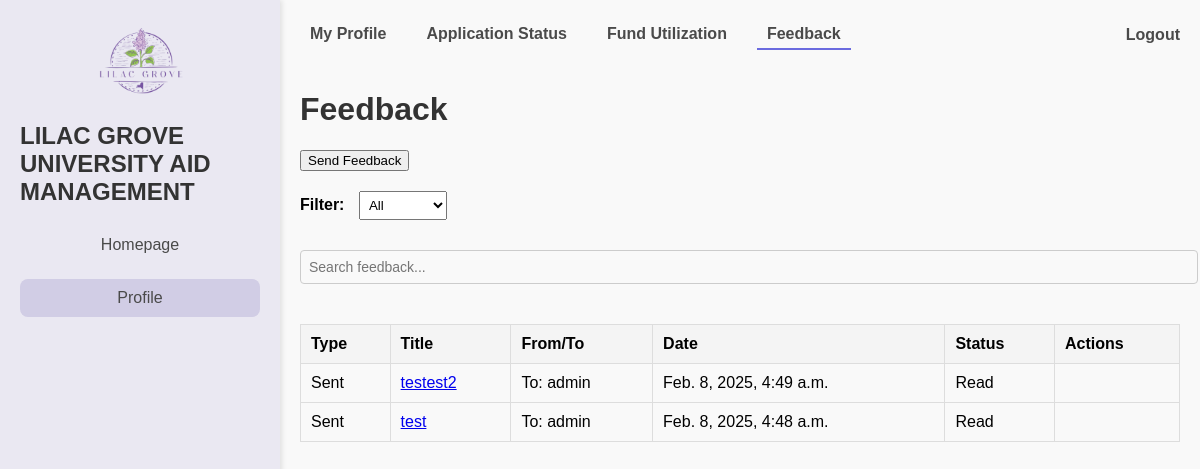
The page /profile/?tab=feedback (signed in) on the database as committed earlier.
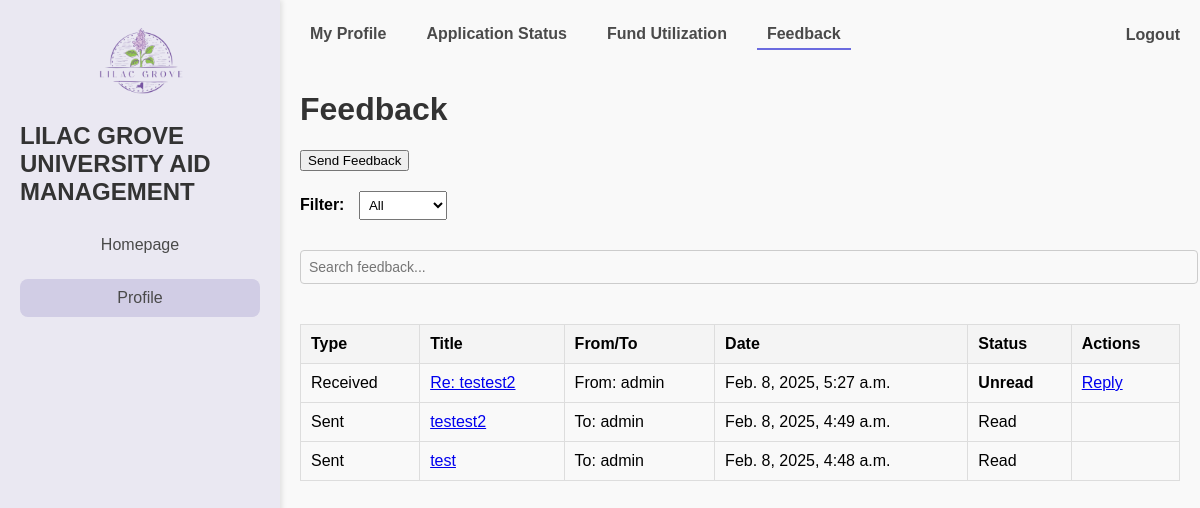
The same page on the database as committed later.
### feedbacks/models.py (models this page shows, shortened)
class Feedback(models.Model):
    CATEGORY_CHOICES = [
        ('system/application', 'System/Application'),
        ('aid_programs', 'Aid Programs'),
    ]
    sender = models.ForeignKey(settings.AUTH_USER_MODEL, related_name='sent_feedbacks', on_delete=models.CASCADE)
    receiver = models.ForeignKey(settings.AUTH_USER_MODEL, related_name='received_feedbacks', on_delete=models.CASCADE)
    title = models.CharField(max_length=255)
    message = models.TextField()
    category = models.CharField(max_length=20, choices=CATEGORY_CHOICES)
    attachment = models.FileField(upload_to='feedback_attachments/', blank=True, null=True)
    is_read = models.BooleanField(default=False)  # Track if the feedback is read
    created_at = models.DateTimeField(auto_now_add=True)
    updated_at = models.DateTimeField(auto_now=True)
    class Meta:
        db_table = 'feedback'

### users/models.py (models this page shows, shortened)
class Account(AbstractUser):
    ROLE_LIST = [
        ('student', 'Student'),
        ('officer', 'Aid Officer'),
        ('funder', 'Funder'),
        ('administrator', 'Administrator'),
    ]
    role = models.CharField(max_length=13, choices=ROLE_LIST)
    study_program = models.CharField(max_length=100, blank=True, null=True)  # only for Students
    years_of_study = models.IntegerField(blank=True, null=True)
    gpa = models.FloatField(blank=True, null=True)
    organization_name = models.CharField(max_length=255, blank=True, null=True)
    is_approved = models.BooleanField(default=False)
    phone_number = models.CharField(max_length=15, blank=True, null=True)
    created_at = models.DateTimeField(default=now)
    updated_at = models.DateTimeField(auto_now=True)
    class Meta:
        db_table = 'users_masterlist'

### users/views.py (the view)
# urls.py: path('profile/', views.dashboard, name = 'dashboard'),
@login_required
def dashboard(request):
    role_dashboard_map = {
        'administrator': admin_dashboard,
        'student': student_dashboard,
        'officer': officer_dashboard,
        'funder': funder_dashboard,
    }
    user_role = request.user.role
    if user_role in role_dashboard_map:
        return role_dashboard_map[user_role](request)
    else:
        messages.error(request, "Your role is not recognized. Please contact support.")
        return redirect('home')  # Redirect to a safe fallback page

### users/views.py (called while the page is built)
def role_required(role_name):
    def decorator(view_func):
        def wrapper(request, *args, **kwargs):
            if request.user.role != role_name:
                raise PermissionDenied("You do not have permission to access this page.")
            return view_func(request, *args, **kwargs)
        return wrapper
    return decorator

### users/templates/dashboards/dashboard.html (shortened to what the changed rows need)
{% extends "base.html" %}
{% load static %}
{% block statics %}
    <link rel="stylesheet" href="{% static 'css/Dashboard.css' %}">
{% endblock statics %}
{% block content %}
    <div class="container">
        <aside class="sidebar">
            <div class="logo">
                <h1>LILAC GROVE UNIVERSITY AID MANAGEMENT</h1>
            </div>
        </aside>
        <main class="content">
            <div class="navbar">
                <div class="tabs">
                    {% for item in navbar_content %}
                    <a href="{% url 'dashboard' %}?tab={{ item.tab }}" class="tab {% if active_tab == item.tab %}active{% endif %}">
                        {{ item.name }}
                    </a>
                    {% endfor %}
                </div>
            </div>
            {% block dashboard %}
                {% if active_tab == 'my_profile' %}
                    <section class="profile-details">
                        <div class="profile-header">
                            <h2>Profile Details</h2>
                            <button class="action-button edit-btn" data-user-id="{{ request.user.id }}" data-bs-toggle="modal" data-bs-target="#editUserModal">Edit</button>
                        </div>
                        <div class="details">
                            <form>
                                <div class="form-group full-width">
                                    <label for="username">Username</label>
                                    <input type="text" id="username" placeholder="{{user.username}}" readonly>
                                </div>
                                <div class="form-group">
                                    <label for="fullname">First Name</label>
                                    <input type="text" id="fullname" placeholder="{{user.first_name}}" readonly>
                                </div>
                                <div class="form-group">
                                    <label for="studentid">Last Name</label>
                                    <input type="text" id="lastname" placeholder="{{user.last_name}}" readonly>
                                </div>
                                <div class="form-group">
                                    <label for="email">Email</label>
                                    <input type="email" id="email" placeholder="{{user.email}}" readonly>
                                </div>
                                <div class="form-group">
                                    <label for="phone_number">Contact Number</label>
                                    <input type="tel" name="phone_number" placeholder="{{user.phone_number}}" readonly>
                                </div>
                                <div class="form-group">
                                    <label for="years_of_study">Years of Study</label>
                                    <input type="text" id="years_of_study" placeholder="{{user.years_of_study}}" readonly>
                                </div>
                                <div class="form-group">
                                    <label for="years_of_study">Study Program</label>
                                    <input type="text" id="study_program" placeholder="{{user.study_program}}" readonly>
                                </div>
                            </form>
                        </div>
                    </section>
                    {% include 'others/profilemodal.html' %}
                    <section class="impact-report">
                        <div class="report-header">
                            <h2>Impact Report</h2>
                            <button class="upload-button">Upload</button>
                        </div>
                        <table>
                            <thead>
                                <tr>
                                    <th>Document</th>
                                    <th>Status</th>
                                    <th>Last Update</th>
                                </tr>
                            </thead>
                            <tbody>
                                {% for report in reports %}
                                <tr>
                                    <td>{{ report.document_name }}</td>
                                    <td>{{ report.status }}</td>
                                    <td>{{ report.last_update }}</td>
                                </tr>
                                {% empty %}
                                <tr>
                                    <td colspan="3">No reports available</td>
                                </tr>
                                {% endfor %}
                            </tbody>
                        </table>
                    </section>
                    <div class="delete-account-section">
                        <h3>Delete Account</h3>
                        <p>To confirm your identity, please verify your password:</p>
                        <form method="POST" action="/delete-account/">
                            <input
                                type="password"
                                name="password"
                                placeholder="Password"
                                required
                                class="delete-account-input"
                            />
                            <button type="submit" class="delete-button">Continue</button>
                        </form>
                    </div>
                {% elif active_tab == 'feedback' %}
                    {% include "feedbacks/feedback.html" with feedback_list=feedback_list %}
                {% elif active_tab == 'notification' %}
                    {% include "notifications/list.html" %}
                {% endif %}
            {% endblock dashboard %}
        </main>
    </div>
{% endblock content %}

### feedbacks/templates/feedbacks/feedback.html (shortened to what this page needs)
<!DOCTYPE html>
<html lang="en">
<head>
</head>
<body>
    <h1>Feedback</h1>
    <div class="actions">
        <button onclick="openModal('send-feedback')">Send Feedback</button>
    </div>
    <div class="filters">
        <label for="filter-dropdown">Filter:</label>
        <select id="filter-dropdown" onchange="filterFeedback(this.value)">
            <option value="all">All</option>
        </select>
    </div>
    <div class="search-bar">
        <input type="text" id="search-input" placeholder="Search feedback..." onkeyup="filterFeedback()">
    </div>
    <table id="feedback-table">
        <thead>
            <tr>
                <th>Type</th>
                <th>Title</th>
                <th>From/To</th>
                <th>Date</th>
                <th>Status</th>
                <th>Actions</th>
            </tr>
        </thead>
        <tbody>
            {% for item in feedback_list %}
                <tr class="feedback-row {% if item.type == 'Sent' %}sent{% else %}received{% endif %}">
                    <td>{{ item.type }}</td>
                    <td>
                        <a href="#" onclick="showFeedbackContent('{{ item.feedback.id }}', '{{ item.feedback.title|escapejs }}', '{{ item.feedback.message|escapejs }}')">{{ item.feedback.title }}</a>
                    </td>
                    <td>
                        {% if item.type == 'Sent' %}
                            To: {{ item.feedback.receiver.username }}
                        {% else %}
                            From: {{ item.feedback.sender.username }}
                        {% endif %}
                    </td>
                    <td>{{ item.feedback.created_at }}</td>
                    <td id="status-{{item.feedback.id}}">
                        {% if not item.feedback.is_read and item.feedback.receiver == request.user %}
                            <strong>Unread</strong>
                        {% else %}
                            Read
                        {% endif %}
                    </td>
                    <td>
                        {% if item.feedback.receiver == request.user %}
                            <a href="#" onclick="openReplyModal({{ item.feedback.id }})">Reply</a>
                        {% endif %}
                    </td>
                </tr>
            {% empty %}
                <tr>
                    <td colspan="6">No feedback available.</td>
                </tr>
            {% endfor %}
        </tbody>
    </table>
</body>
</html>

Rows that differ between the two databases and show on the page:
added Feedback: type "Received", feedback "Re: testest2", feedback.sender.username "admin", feedback.created_at "Feb. 8, 2025, 5:27 a.m.", is_read "Unread"
